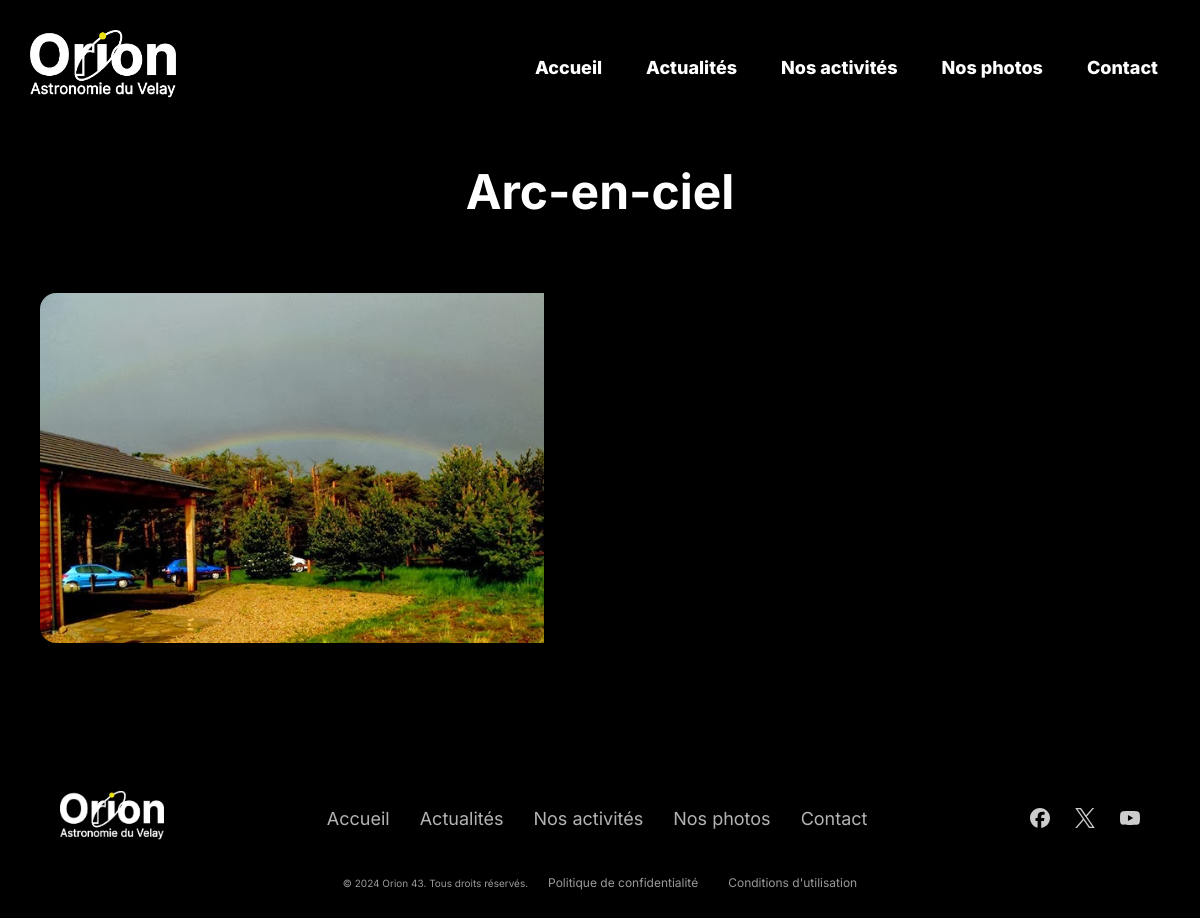
/HTML/sous-catégorie.php?categorie=14, run on the app's committed database.
### tables this page shows
CREATE TABLE `categorie_photo` (
  `categorie_id` int(11) NOT NULL,
  `nom` varchar(100) NOT NULL,
  `slug` varchar(100) NOT NULL,
  `description` text DEFAULT NULL,
  `type_affichage` varchar(50) NOT NULL
);

CREATE TABLE `photo` (
  `photo_id` int(11) NOT NULL,
  `url` varchar(255) NOT NULL,
  `titre` varchar(255) DEFAULT NULL,
  `description` text DEFAULT NULL,
  `infos_techniques` text DEFAULT NULL,
  `date_prise` date DEFAULT NULL,
  `categorie_id` int(11) NOT NULL,
  `article_id` int(11) DEFAULT NULL
);

### PHP/classe_objet/database.php (called while the page is built)
<?php
class Database {
    private static $instance = null;
    public $pdo;
    private function __construct() {
        try {
            $this->pdo = new PDO(
                'mysql:host=localhost;dbname=orion43;charset=utf8',
                'root',
                '',
                [PDO::ATTR_ERRMODE => PDO::ERRMODE_EXCEPTION]
            );
        } catch (PDOException $e) {
            die('Erreur DB : ' . $e->getMessage());
        }
    }
    public static function getInstance() {
        if (self::$instance === null) {
            self::$instance = new Database();
        }
        return self::$instance;
    }
    public function getObjects($sql, $className, $params = []) {
        $stmt = $this->pdo->prepare($sql);
        $stmt->execute($params);
        return $stmt->fetchAll(PDO::FETCH_CLASS, $className);
    }
}

### PHP/classe_objet/Categorie.php (called while the page is built, shortened)
<?php
class Categorie {
    private $nom;
    public function getNom() {
        return $this->nom;
    }
}

### PHP/classe_objet/Photo.php (called while the page is built, shortened)
<?php
class Photo {
    private $url;
    public function getUrl() {
        return $this->url;
    }
}

### HTML/sous-catégorie.php (the view, shortened to what this page needs)
<?php
include_once '../PHP/classe_objet/database.php';
include_once '../PHP/classe_objet/Photo.php';
include_once '../PHP/classe_objet/Categorie.php';
$db = Database::getInstance();
$categorie_id = $_GET['categorie'] ?? null;
$sql = "SELECT photo_id, url, titre, infos_techniques, date_prise
        FROM photo
        WHERE categorie_id = :id
        ORDER BY photo_id DESC";
$photos = $db->getObjects($sql, 'Photo', [
    ':id' => $categorie_id
]);
$sqlCat = "SELECT categorie_id, nom, slug
           FROM categorie_photo
           WHERE categorie_id = :id";
$categorie = $db->getObjects($sqlCat, 'Categorie', [
    ':id' => $categorie_id
]);
$nomCategorie = !empty($categorie)
    ? $categorie[0]->getNom()
    : 'Galerie';
?>
<!DOCTYPE html>
<html lang="fr">
<head>
        <link rel="stylesheet" href="../css/stylenosphotos.css">
    <link rel="stylesheet" href="../css/style.css">
</head>
<body>
    <nav class="navbar">
        <div class="nav-container">
            <a href="Index.html" class="logo">
                <img src="../Image/CharteGraphique/logo blanc.png" alt="Orion 43 Logo">
            </a>
            <ul class="nav-menu">
                <li><a href="Index.html" class="nav-link">Accueil</a></li>
                <li><a href="Actualites.html" class="nav-link">Actualités</a></li>
                <li><a href="NosActivites.html" class="nav-link">Nos activités</a></li>
                <li><a href="NosPhotos.html" class="nav-link">Nos photos</a></li>
                <li><a href="Contact.html" class="nav-link">Contact</a></li>
            </ul>
        </div>
    </nav>
<main class="main-content">
<h1>
    <?= htmlspecialchars($nomCategorie) ?>
</h1>
    <div class="grid">
    <?php if (empty($photos)): ?>
        <p>Aucune photo dans cette catégorie.</p>
    <?php else: ?>
        <?php foreach ($photos as $photo): ?>
    <div class="card">
        <img src="/page_nos_photos/<?= htmlspecialchars($photo->getUrl()) ?>">
    </div>
<?php endforeach; ?>
    <?php endif; ?>
</main>
</body>
    <footer class="footer">
        <div class="footer-top">
            <div class="footer-top-left">
                <a href="Index.html" class="footer-logo">
                    <img src="../Image/CharteGraphique/logo blanc.png" alt="Orion 43 Logo">
                </a>
            </div>
            <div class="footer-top-center">
                <ul class="footer-nav">
                    <li><a href="Index.html">Accueil</a></li>
                    <li><a href="Actualites.html">Actualités</a></li>
                    <li><a href="NosActivites.html">Nos activités</a></li>
                    <li><a href="NosPhotos.html">Nos photos</a></li>
                    <li><a href="Contact.html">Contact</a></li>
                </ul>
            </div>
             <div class="footer-top-right">
                <a href="https://www.facebook.com/43orion/" class="social-link" aria-label="Facebook">
                    <img src="../Image/LogoRS/facebook.svg" alt="Facebook">
                </a>
                <a href="https://x.com/43Orion" class="social-link" aria-label="X">
                    <img src="../Image/LogoRS/x.svg" alt="X">
                </a>
                <a href="www.youtube.com/@orionastronomieduvelay1744" class="social-link" aria-label="YouTube">
                    <img src="../Image/LogoRS/youtube.svg" alt="YouTube">
                </a>
            </div>
        </div>
        <div class="footer-bottom">
            <p class="footer-copyright">&copy; 2024 Orion 43. Tous droits réservés.</p>
            <ul class="footer-legal-links">
                <li><a href="#">Politique de confidentialité</a></li>
                <li><a href="#">Conditions d'utilisation</a></li>
            </ul>
        </div>
    </footer>
</html>

### CSS/stylenosphotos.css (style rules this page uses)
.grid { display: grid; grid-template-columns: repeat(auto-fill, minmax(400px, 1fr)); gap: 30px; padding: 40px; }
.card { position: relative; border-radius: 16px; overflow: hidden; cursor: pointer; }
.card img { max-height: 350px; display: block; transition: filter 0.4s ease, transform 0.4s ease; object-fit: fill; }

### CSS/style.css (style rules this page uses)
html, body { margin: 0; min-height: 100vh; background: #000; color: #fff; font-family: 'Inter', sans-serif; }
:root { --base: clamp(14px, 2vw, 18px); --h1: clamp(28px, 5vw, 48px); --h2: clamp(20px, 3vw, 32px); --h3: clamp(16px, 2.5vw, 24px); --h4: clamp(14px, 2vw, 20px); }
body { font-size: var(--base); }
:root { --nav-height-desktop: 130px; --nav-height-mobile: 90px; }
body { display: flex; flex-direction: column; padding-top: var(--nav-height-desktop); }
.navbar { position: fixed; top: 0; left: 0; right: 0; z-index: 100; background: transparent; backdrop-filter: blur(2px); background: rgba(0, 0, 0, 0.9); }
.nav-container { display: flex; justify-content: space-between; align-items: center; padding: 30px 30px; max-width: 1400px; margin: 0 auto; width: 100%; box-sizing: border-box; }
.logo img { height: 70px; width: auto; }
.nav-menu { display: flex; list-style: none; margin: 0; padding: 0; gap: 20px; align-items: center; }
.nav-link { color: #fff; text-decoration: none; font-size: var(--base); font-weight: 800; transition: color 0.3s ease; padding: 8px 12px; }
h1 { color: white; font-size: var(--h1); text-align: center; }
.footer { background: transparent; backdrop-filter: blur(2px); padding: 40px 30px; position: relative; z-index: 10; margin-top: auto; }
.footer-top { display: flex; justify-content: space-between; align-items: center; max-width: 1400px; margin: 0 auto; gap: 40px; padding: 0 30px; margin-bottom: 30px; }
.footer-top-left { flex-shrink: 0; }
.footer-logo img { height: 50px; width: auto; }
.footer-top-center { flex: 1; }
.footer-nav { display: flex; list-style: none; margin: 0; padding: 0; gap: 30px; justify-content: center; }
.footer-nav a { color: rgba(255, 255, 255, 0.7); text-decoration: none; font-size: var(--base); font-weight: 400; transition: color 0.3s ease; }
.footer-top-right { display: flex; gap: 25px; align-items: center; flex-shrink: 0; }
.social-link { color: #fff; transition: color 0.3s ease; display: flex; align-items: center; justify-content: center; opacity: 0.8; }
.social-link img { width: 20px; height: 20px; filter: brightness(0) invert(1); }
.footer-bottom { display: flex; justify-content: center; align-items: center; max-width: 1400px; margin: 0 auto; gap: 20px; flex-wrap: wrap; }
.footer-copyright { margin: 0; font-size: 10px; color: rgba(255, 255, 255, 0.6); font-weight: 400; }
.footer-legal-links { font-size: 10px; display: flex; list-style: none; margin: 0; padding: 0; gap: 30px; flex-wrap: wrap; justify-content: center; }
.footer-legal-links a { color: rgba(255, 255, 255, 0.6); text-decoration: none; font-size: 12px; font-weight: 400; transition: color 0.3s ease; }

### data on the page
categorie_photo: nom "Arc-en-ciel"
photo: url (picture)
